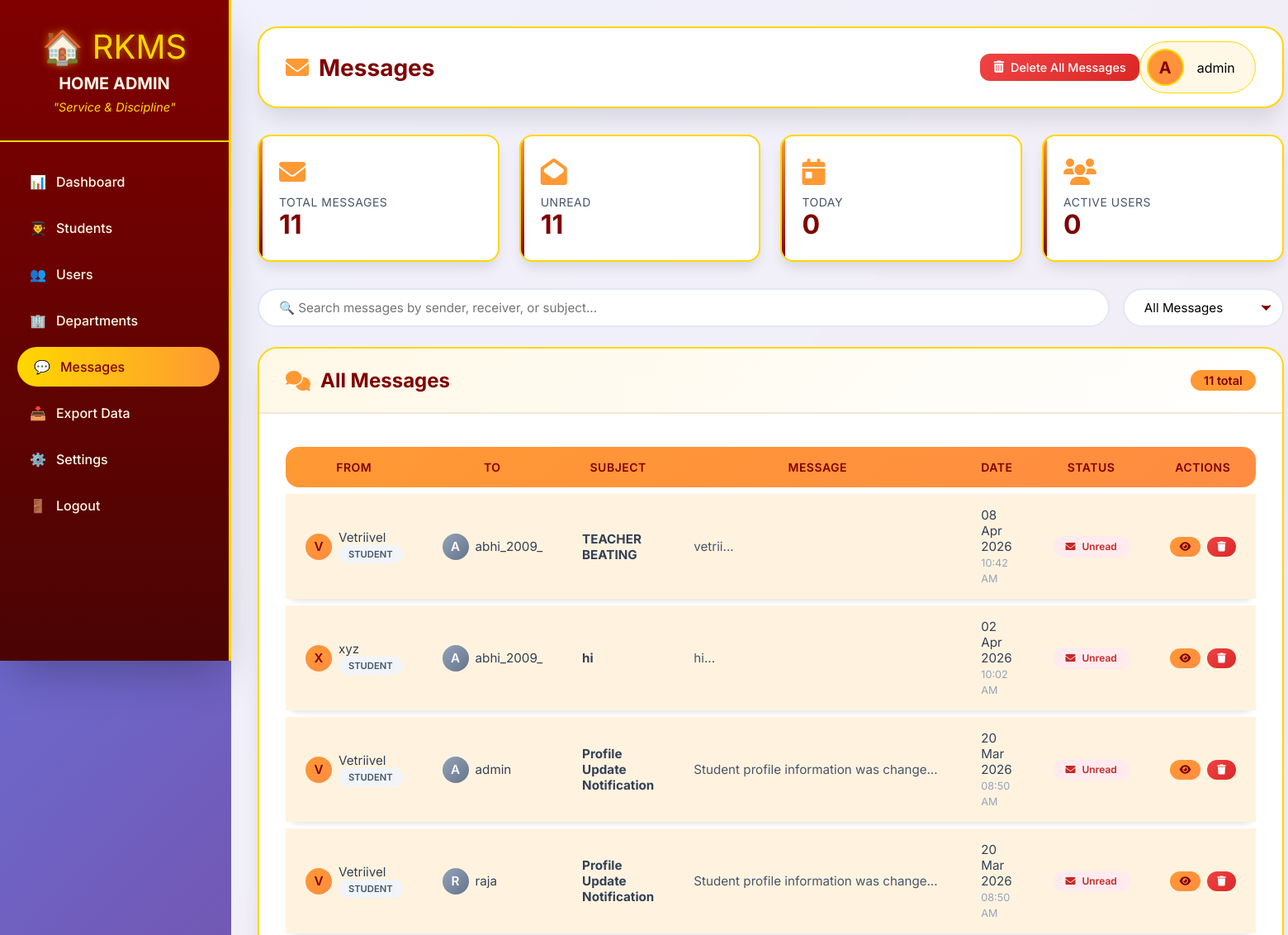
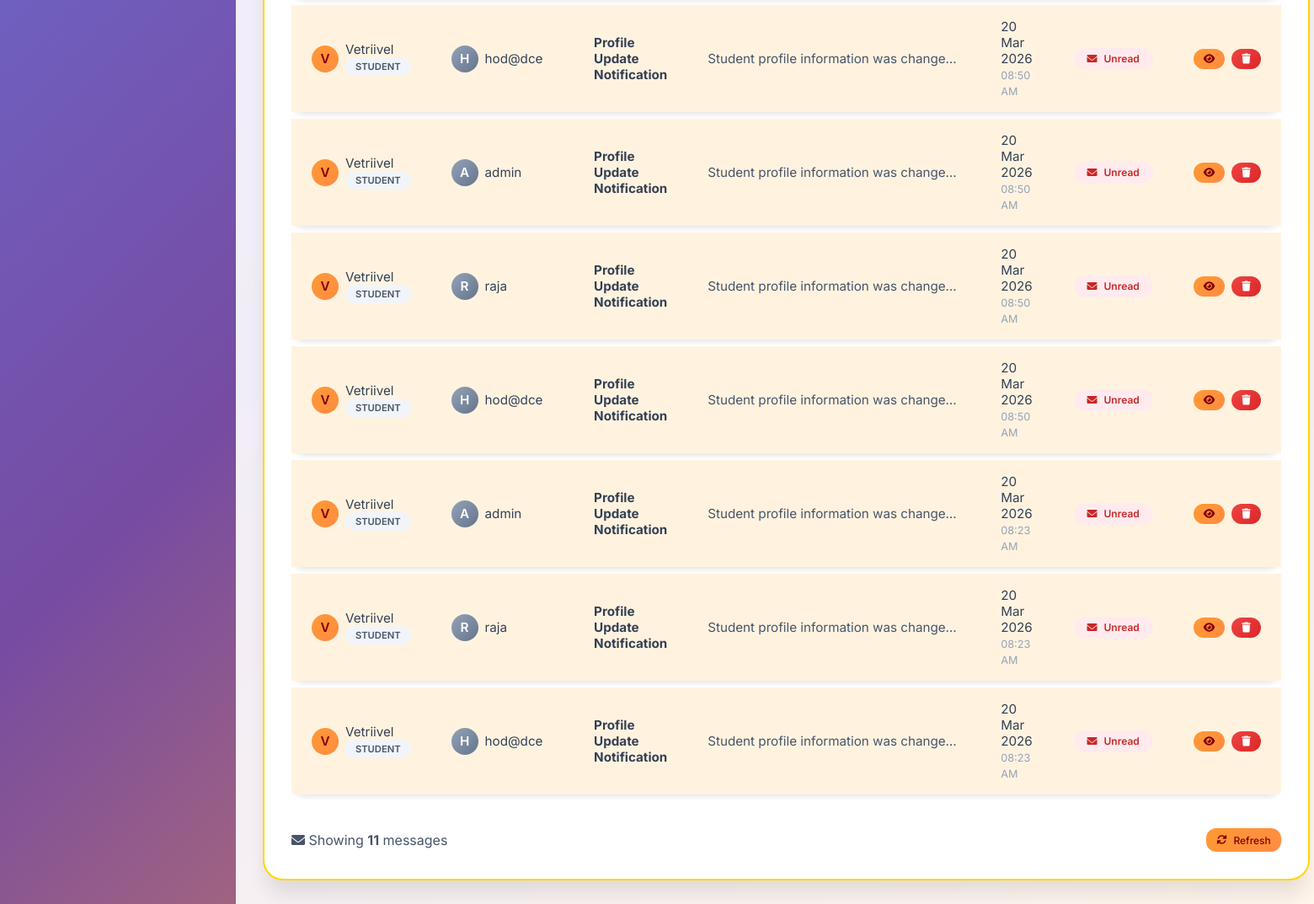
Page /admin/messages.php (signed in) on the committed database (2 pictures, top to bottom).
### tables this page shows
CREATE TABLE `messages` (
  `id` int(11) NOT NULL,
  `sender_id` int(11) DEFAULT NULL,
  `receiver_id` int(11) DEFAULT NULL,
  `subject` varchar(200) DEFAULT NULL,
  `message` text DEFAULT NULL,
  `is_read` tinyint(1) DEFAULT 0,
  `created_at` timestamp NOT NULL DEFAULT current_timestamp()
);

CREATE TABLE `users` (
  `id` int(11) NOT NULL,
  `username` varchar(50) NOT NULL,
  `password` varchar(255) NOT NULL,
  `email` varchar(100) DEFAULT NULL,
  `role` enum('admin','secretary','principal','hod','class_teacher','student') NOT NULL,
  `department` varchar(50) DEFAULT NULL,
  `created_at` timestamp NOT NULL DEFAULT current_timestamp(),
  `updated_at` timestamp NOT NULL DEFAULT current_timestamp() ON UPDATE current_timestamp()
);

### admin/messages.php (the view, shortened to what this page needs)
<?php
require_once '../config/database.php';
$messages_query = "SELECT m.*,
                   u1.username as sender_name,
                   u1.role as sender_role,
                   u2.username as receiver_name,
                   u2.role as receiver_role
                   FROM messages m
                   LEFT JOIN users u1 ON m.sender_id = u1.id
                   LEFT JOIN users u2 ON m.receiver_id = u2.id
                   ORDER BY m.created_at DESC";
$messages = $conn->query($messages_query);
$stats_query = "SELECT
    COUNT(*) as total,
    SUM(CASE WHEN is_read = 0 THEN 1 ELSE 0 END) as unread,
    SUM(CASE WHEN DATE(created_at) = CURDATE() THEN 1 ELSE 0 END) as today
    FROM messages";
$stats_result = $conn->query($stats_query);
$stats = $stats_result ? $stats_result->fetch_assoc() : ['total' => 0, 'unread' => 0, 'today' => 0];
?>
<!DOCTYPE html>
<html lang="en">
<head>
    <link rel="stylesheet" href="https://cdnjs.cloudflare.com/ajax/libs/font-awesome/6.0.0/css/all.min.css">
</head>
<body>
<div class="dashboard-container">
    <aside class="sidebar">
        <div class="sidebar-header">
            <div class="sidebar-logo">🏠 RKMS</div>
            <div class="sidebar-brand">HOME ADMIN</div>
            <div class="sidebar-subtitle">"Service & Discipline"</div>
        </div>
        <ul class="sidebar-menu">
            <li><a href="dashboard.php"><span>📊</span> <span>Dashboard</span></a></li>
            <li><a href="students.php"><span>👨‍🎓</span> <span>Students</span></a></li>
            <li><a href="users.php"><span>👥</span> <span>Users</span></a></li>
            <li><a href="departments.php"><span>🏢</span> <span>Departments</span></a></li>
            <li><a href="messages.php" class="active"><span>💬</span> <span>Messages</span></a></li>
            <li><a href="export.php"><span>📥</span> <span>Export Data</span></a></li>
            <li><a href="settings.php"><span>⚙️</span> <span>Settings</span></a></li>
            <li><a href="../logout.php"><span>🚪</span> <span>Logout</span></a></li>
        </ul>
    </aside>
    <main class="main-content">
        <div class="topbar">
            <h1>
                <i class="fas fa-envelope"></i>
                Messages
            </h1>
            <div style="margin-left:auto;">
                <form method="post" onsubmit="return confirm('⚠️ This will permanently delete ALL messages. Are you sure?');" style="display:inline;">
                    <button type="submit" name="delete_all" class="btn btn-danger" style="padding:0.5rem 1rem; font-size:0.9rem;">
                        <i class="fas fa-trash-alt"></i> Delete All Messages
                    </button>
                </form>
            </div>
            <div class="user-profile">
                <div class="user-avatar"><?php echo strtoupper(substr($_SESSION['username'], 0, 1)); ?></div>
                <span><?php echo htmlspecialchars($_SESSION['username']); ?></span>
            </div>
        </div>
        <div class="stats-grid">
            <div class="stat-card">
                <div class="stat-icon"><i class="fas fa-envelope"></i></div>
                <div class="stat-label">Total Messages</div>
                <div class="stat-number"><?php echo $stats['total']; ?></div>
            </div>
            <div class="stat-card">
                <div class="stat-icon"><i class="fas fa-envelope-open"></i></div>
                <div class="stat-label">Unread</div>
                <div class="stat-number"><?php echo $stats['unread']; ?></div>
            </div>
            <div class="stat-card">
                <div class="stat-icon"><i class="fas fa-calendar-day"></i></div>
                <div class="stat-label">Today</div>
                <div class="stat-number"><?php echo $stats['today']; ?></div>
            </div>
            <div class="stat-card">
                <div class="stat-icon"><i class="fas fa-users"></i></div>
                <div class="stat-label">Active Users</div>
                <div class="stat-number">
                    <?php
                    $active_users = $conn->query("SELECT COUNT(DISTINCT sender_id) as count FROM messages WHERE DATE(created_at) = CURDATE()")->fetch_assoc()['count'];
                    echo $active_users;
                    ?>
                </div>
            </div>
        </div>
        <div class="search-bar">
            <input type="text" class="search-input" placeholder="🔍 Search messages by sender, receiver, or subject..." id="searchInput">
            <select class="filter-select" id="statusFilter">
                <option value="all">All Messages</option>
            </select>
        </div>
        <div class="card">
            <div class="card-header">
                <h3 class="card-title">
                    <i class="fas fa-comments"></i>
                    All Messages
                </h3>
                <span class="message-count" id="messageCount">
                    <?php echo $stats['total']; ?> total
                </span>
            </div>
            <div class="card-body">
                <div class="table-responsive">
                    <table id="messagesTable">
                        <thead>
                            <tr>
                                <th>From</th>
                                <th>To</th>
                                <th>Subject</th>
                                <th>Message</th>
                                <th>Date</th>
                                <th>Status</th>
                                <th>Actions</th>
                            </tr>
                        </thead>
                        <tbody>
                            <?php if ($messages && $messages->num_rows > 0): ?>
                                <?php while ($row = $messages->fetch_assoc()):
                                    $is_unread = $row['is_read'] == 0;
                                    $is_admin_message = $row['sender_role'] == 'admin';
                                ?>
                                <tr class="<?php echo $is_unread ? 'unread' : ''; ?>" data-message-id="<?php echo $row['id']; ?>">
                                    <td>
                                        <div style="display: flex; align-items: center; gap: 0.5rem;">
                                            <div style="width: 32px; height: 32px; background: linear-gradient(135deg, var(--saffron), var(--orange)); border-radius: 50%; display: flex; align-items: center; justify-content: center; color: var(--maroon); font-weight: 600;">
                                                <?php echo strtoupper(substr($row['sender_name'] ?? '?', 0, 1)); ?>
                                            </div>
                                            <div>
                                                <div><?php echo htmlspecialchars($row['sender_name'] ?? 'Unknown'); ?></div>
                                                <span class="role-badge <?php echo $row['sender_role'] ?? ''; ?>">
                                                    <?php echo ucfirst(str_replace('_', ' ', $row['sender_role'] ?? 'user')); ?>
                                                </span>
                                            </div>
                                        </div>
                                    </td>
                                    <td>
                                        <div style="display: flex; align-items: center; gap: 0.5rem;">
                                            <div style="width: 32px; height: 32px; background: linear-gradient(135deg, var(--gray-400), var(--gray-500)); border-radius: 50%; display: flex; align-items: center; justify-content: center; color: white; font-weight: 600;">
                                                <?php echo strtoupper(substr($row['receiver_name'] ?? '?', 0, 1)); ?>
                                            </div>
                                            <div>
                                                <?php echo htmlspecialchars($row['receiver_name'] ?? 'All Users'); ?>
                                            </div>
                                        </div>
                                    </td>
                                    <td>
                                        <strong><?php echo htmlspecialchars($row['subject'] ?? 'No Subject'); ?></strong>
                                    </td>
                                    <td>
                                        <div class="message-preview" title="<?php echo htmlspecialchars($row['message'] ?? ''); ?>">
                                            <?php echo htmlspecialchars(substr($row['message'] ?? '', 0, 50)) . '...'; ?>
                                        </div>
                                    </td>
                                    <td>
                                        <span data-tooltip="<?php echo date('F d, Y h:i A', strtotime($row['created_at'])); ?>">
                                            <?php echo date('d M Y', strtotime($row['created_at'])); ?>
                                            <br>
                                            <small style="color: var(--gray-400);"><?php echo date('h:i A', strtotime($row['created_at'])); ?></small>
                                        </span>
                                    </td>
                                    <td>
                                        <span class="status-badge <?php echo $is_unread ? 'status-unread' : 'status-read'; ?>">
                                            <i class="fas fa-<?php echo $is_unread ? 'envelope' : 'envelope-open'; ?>"></i>
                                            <?php echo $is_unread ? 'Unread' : 'Read'; ?>
                                        </span>
                                    </td>
                                    <td>
                                        <div style="display: flex; gap: 0.5rem;">
                                            <a href="view_message.php?id=<?php echo $row['id']; ?>" class="btn btn-primary btn-sm" data-tooltip="View Message">
                                                <i class="fas fa-eye"></i>
                                            </a>
                                            <?php if (!$is_admin_message): ?>
                                                <a href="delete_message.php?id=<?php echo $row['id']; ?>"
                                                   class="btn btn-danger btn-sm"
                                                   onclick="return confirm('⚠️ Are you sure you want to delete this message?');"
                                                   data-tooltip="Delete Message">
                                                    <i class="fas fa-trash"></i>
                                                </a>
                                            <?php else: ?>
                                                <button class="btn btn-secondary btn-sm" disabled data-tooltip="Admin messages cannot be deleted">
                                                    <i class="fas fa-lock"></i>
                                                </button>
                                            <?php endif; ?>
                                        </div>
                                    </td>
                                </tr>
                                <?php endwhile; ?>
                            <?php endif; ?>
                        </tbody>
                    </table>
                </div>
                <div style="margin-top: 2rem; display: flex; justify-content: space-between; align-items: center;">
                    <div style="color: var(--gray-600);">
                        <i class="fas fa-envelope"></i>
                        Showing <strong><?php echo $messages ? $messages->num_rows : 0; ?></strong> messages
                    </div>
                    <div>
                        <button class="btn btn-primary btn-sm" onclick="refreshMessages()" data-tooltip="Refresh Messages">
                            <i class="fas fa-sync-alt"></i>
                            Refresh
                        </button>
                    </div>
                </div>
            </div>
        </div>
    </main>
</div>
</body>
</html>

### rows in the picture
messages: sender.username "V", sender.username "Vetriivel", sender.role "STUDENT", receiver.username "A", receiver.username "abhi_2009_", subject "TEACHER BEATING", message "vetrii", created_at "08 Apr 2026", created_at "10:42 AM", is_read 0 (drawn)
messages: sender.username "X", sender.username "xyz", sender.role "STUDENT", receiver.username "A", receiver.username "abhi_2009_", subject "hi", message "hi", created_at "02 Apr 2026", created_at "10:02 AM", is_read 0 (drawn)
messages: sender.username "V", sender.username "Vetriivel", sender.role "STUDENT", receiver.username "A", receiver.username "admin", subject "Profile Update Notification", message "Student profile information was change…", created_at "20 Mar 2026", created_at "08:50 AM", is_read 0 (drawn)
messages: sender.username "V", sender.username "Vetriivel", sender.role "STUDENT", receiver.username "R", receiver.username "raja", subject "Profile Update Notification", message "Student profile information was change…", created_at "20 Mar 2026", created_at "08:50 AM", is_read 0 (drawn)
messages: sender.username "V", sender.username "Vetriivel", sender.role "STUDENT", receiver.username "H", receiver.username "hod@dce", subject "Profile Update Notification", message "Student profile information was change…", created_at "20 Mar 2026", created_at "08:50 AM", is_read 0 (drawn)
messages: sender.username "V", sender.username "Vetriivel", sender.role "STUDENT", receiver.username "A", receiver.username "admin", subject "Profile Update Notification", message "Student profile information was change…", created_at "20 Mar 2026", created_at "08:50 AM", is_read 0 (drawn)
messages: sender.username "V", sender.username "Vetriivel", sender.role "STUDENT", receiver.username "R", receiver.username "raja", subject "Profile Update Notification", message "Student profile information was change…", created_at "20 Mar 2026", created_at "08:50 AM", is_read 0 (drawn)
messages: sender.username "V", sender.username "Vetriivel", sender.role "STUDENT", receiver.username "H", receiver.username "hod@dce", subject "Profile Update Notification", message "Student profile information was change…", created_at "20 Mar 2026", created_at "08:50 AM", is_read 0 (drawn)
messages: sender.username "V", sender.username "Vetriivel", sender.role "STUDENT", receiver.username "A", receiver.username "admin", subject "Profile Update Notification", message "Student profile information was change…", created_at "20 Mar 2026", created_at "08:23 AM", is_read 0 (drawn)
messages: sender.username "V", sender.username "Vetriivel", sender.role "STUDENT", receiver.username "R", receiver.username "raja", subject "Profile Update Notification", message "Student profile information was change…", created_at "20 Mar 2026", created_at "08:23 AM", is_read 0 (drawn)
messages: sender.username "V", sender.username "Vetriivel", sender.role "STUDENT", receiver.username "H", receiver.username "hod@dce", subject "Profile Update Notification", message "Student profile information was change…", created_at "20 Mar 2026", created_at "08:23 AM", is_read 0 (drawn)

### other values in the picture
substr($_SESSION['username'], 0, 1) "A"
$_SESSION['username'] "admin"
$stats['total'] "11"
$stats['unread'] "11"
$stats['today'] "0"
$active_users "0"
$messages->num_rows "11"
